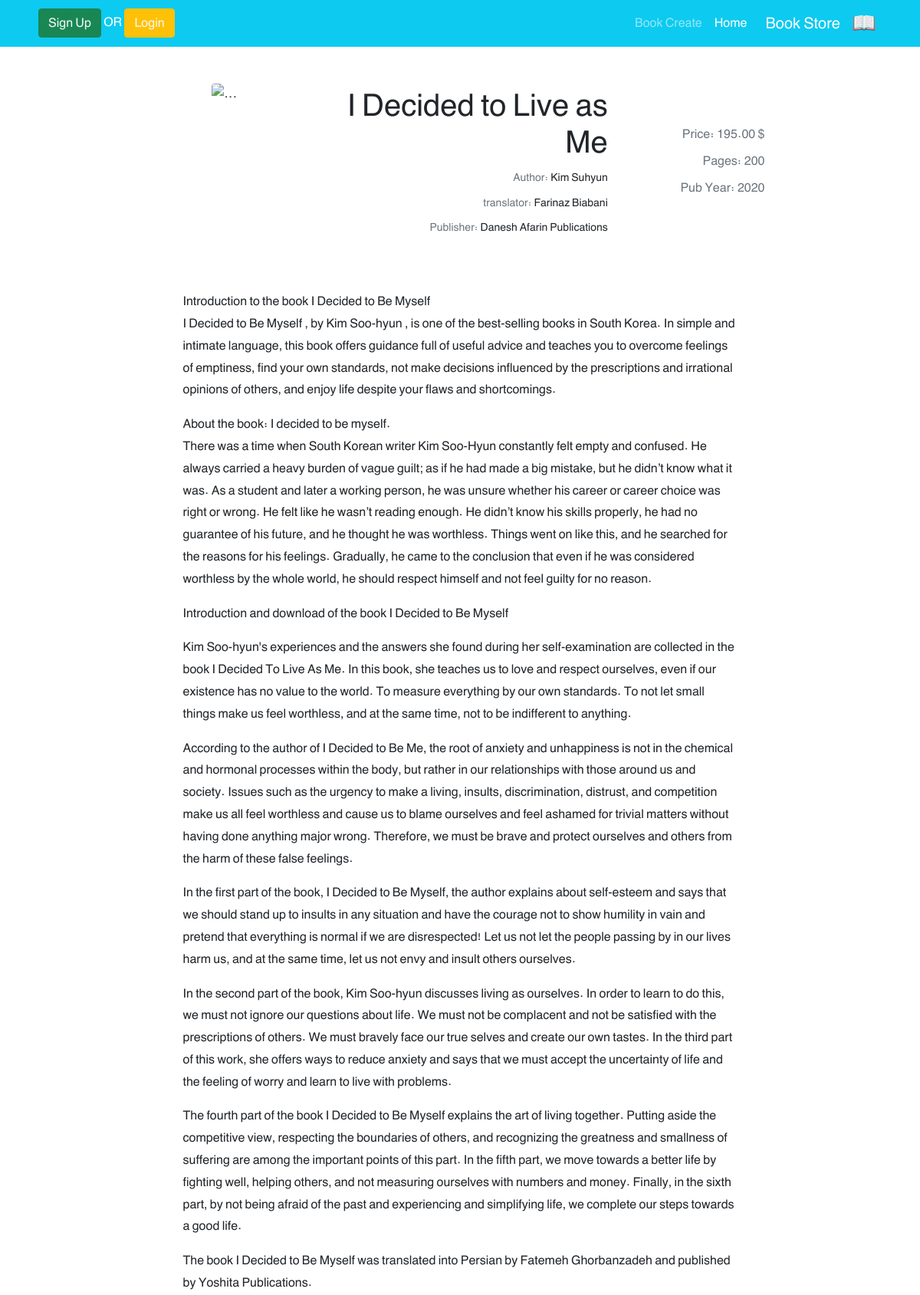
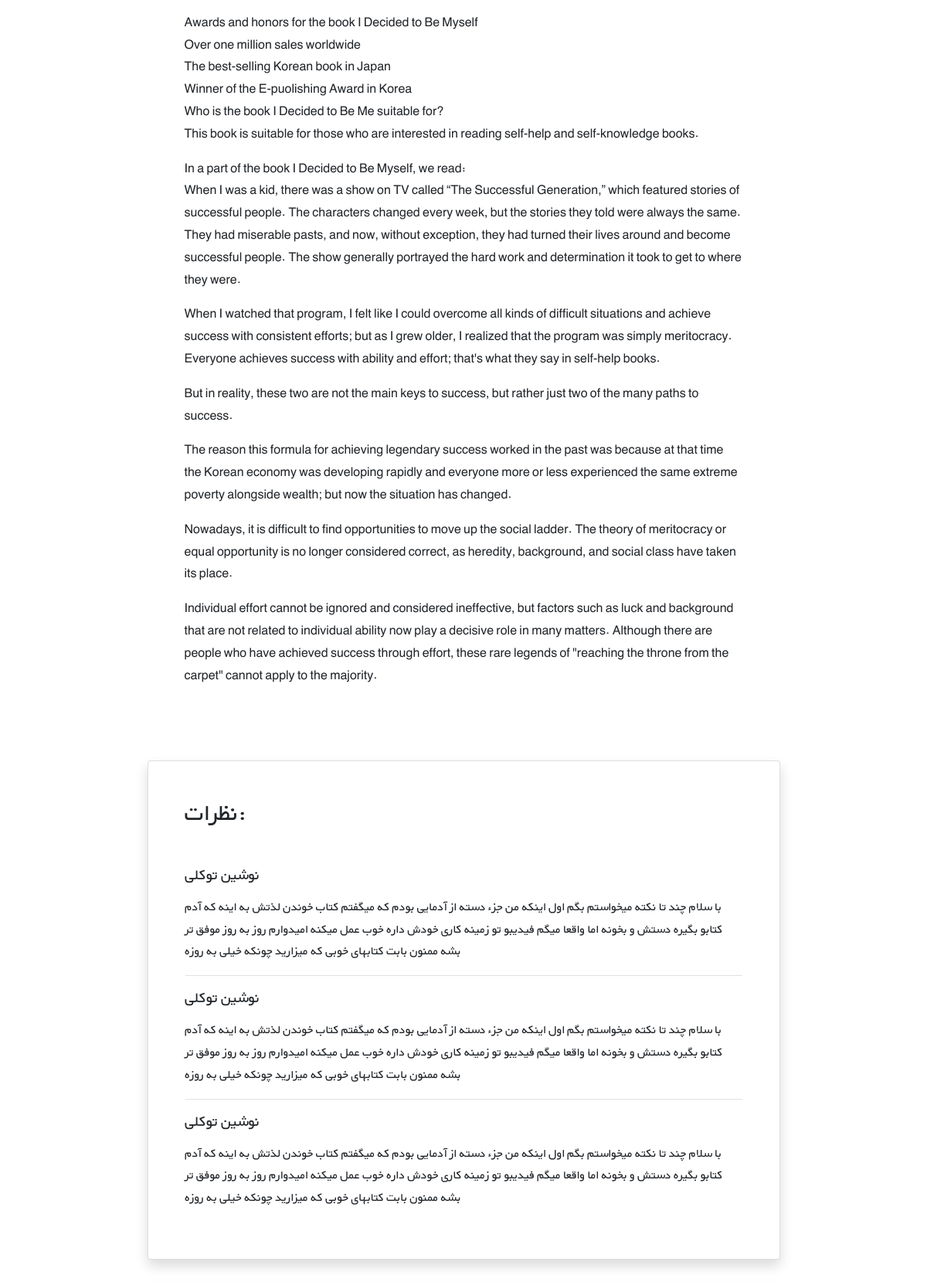
The page /books/2/ (upper part) on the database its author committed (2 pictures, top to bottom).
### books/models.py (models this page shows, shortened)
class Book(models.Model):
    title = models.CharField(max_length=200)
    author = models.CharField(max_length=200)
    publisher = models.CharField(max_length=200)
    translator = models.CharField(max_length=200)
    description = models.TextField()
    price = models.DecimalField(max_digits=5, decimal_places=2)
    pages_book = models.PositiveIntegerField(null=True, blank=True)
    year_of_publication = models.PositiveIntegerField(null=True, blank=True)

### books/views.py (the view)
# urls.py: path('<int:pk>/', BookDetailView.as_view(), name='book_detail'),
class BookDetailView(generic.DetailView):
    model = Book
    template_name = 'books/book_detail.html'

### books/templates/books/book_detail.html (shortened to what this page needs)
{% extends '_base.html' %}
{% block content %}
    <div class="container mt-5" dir="ltr">
        <div class="">
            <div class="">
                <div class="d-flex justify-content-center">
                    <div class="row w-sm-75 w-100">
                        <div class="col-xs-12 col-md-3 d-flex justify-content-center">
                            <div>
                                <img src="https://newcdn.fidibo.com/images/books/65579_50411_normal.jpg"
                                     class="img-fluid rounded-start" alt="...">
                            </div>
                        </div>
                        <div class="col-xs-12 col-md-6 text-center text-md-end mt-md-1 mt-4">
                            <h1>{{ book.title|capfirst }}</h1>
                            <h5 class="small my-1"><span class="text-muted">Author: </span>{{ book.author }}</h5>
                            <h5 class="small my-1"><span class="text-muted">translator: </span>{{ book.translator }}
                            </h5>
                            <h5 class="small my-1"><span class="text-muted">Publisher: </span>{{ book.publisher }}</h5>
                        </div>
                        <div class="col-xs-12 col-md-3 d-flex flex-column mt-5">
                            <h6 class="align-self-center pt-2 text-muted align-self-md-end">Price:
                                {{ book.price }} $</h6>
                            <h6 class="align-self-center pt-2 text-muted align-self-md-end">Pages:
                                {{ book.pages_book }}</h6>
                            <h6 class="align-self-center pt-2 text-muted align-self-md-end">Pub Year:
                                {{ book.year_of_publication }}</h6>
                        </div>
                    </div>
                </div>
                <div class="d-flex justify-content-center">
                    <div class="my-3 p-5 w-sm-75 w-100">{{ book.description|linebreaks }}</div>
                </div>
                <div class="d-flex justify-content-center">
                    <div class="card shadow my-3 p-5 w-sm-75 w-100">
                        <h2 class="mb-5">نظرات:</h2>
                        <div class="border-bottom mb-3">
                            <h5 class="mb-3">نوشین توکلی</h5>
                            <p>با سلام چند تا نکته میخواستم بگم اول اینکه من جزء دسته از آدمایی بودم که میگفتم کتاب
                                خوندن لذتش
                                به اینه که آدم کتابو بگیره دستش و بخونه اما واقعا میگم فیدیبو تو زمینه کاری خودش داره
                                خوب عمل
                                میکنه امیدوارم روز به روز موفق تر بشه ممنون بابت کتابهای خوبی که میزارید چونکه خیلی به
                                روزه</p>
                        </div>
                        <div class="border-bottom mb-3">
                            <h5 class="mb-3">نوشین توکلی</h5>
                            <p>با سلام چند تا نکته میخواستم بگم اول اینکه من جزء دسته از آدمایی بودم که میگفتم کتاب
                                خوندن لذتش
                                به اینه که آدم کتابو بگیره دستش و بخونه اما واقعا میگم فیدیبو تو زمینه کاری خودش داره
                                خوب عمل
                                میکنه امیدوارم روز به روز موفق تر بشه ممنون بابت کتابهای خوبی که میزارید چونکه خیلی به
                                روزه</p>
                        </div>
                        <div>
                            <h5 class="mb-3">نوشین توکلی</h5>
                            <p>با سلام چند تا نکته میخواستم بگم اول اینکه من جزء دسته از آدمایی بودم که میگفتم کتاب
                                خوندن لذتش
                                به اینه که آدم کتابو بگیره دستش و بخونه اما واقعا میگم فیدیبو تو زمینه کاری خودش داره
                                خوب عمل
                                میکنه امیدوارم روز به روز موفق تر بشه ممنون بابت کتابهای خوبی که میزارید چونکه خیلی به
                                روزه</p>
                        </div>
                    </div>
                </div>
                <div class="d-flex justify-content-center">
                </div>
            </div>
        </div>
    </div>
{% endblock %}

### static/css/style.css (style rules this page uses)
* { font-family: 'BYekan', sans-serif; line-height: 1.8rem; }
@media (min-width: 576px) { .w-sm-75 { width: 75%!important; } }

### rows shown on the page
Book: title "I Decided to Live as Me", author "Kim Suhyun", translator "Farinaz Biabani", publisher "Danesh Afarin Publications", price "195.00", pages_book "200", year_of_publication "2020", description "Introduction to the book I Decided to Be Myself I Decided to Be Myself , by Kim Soo-hyun , is one of the best-selling books in South Korea. In simple and intimate language, this book offers guidance full of useful advice and teaches you to overcome feelings of emptiness, find your own standards, not make decisions influenced by the prescriptions and irrational opinions of others, and enjoy life despite your flaws and shortcomings. About the book: I decided to be myself. There was a time when South Korean writer Kim Soo-Hyun constantly felt empty and confused. He always carried a heavy burden of vague guilt; as if he had made a big mistake, but he didn’t know what it was. As a student and…"
